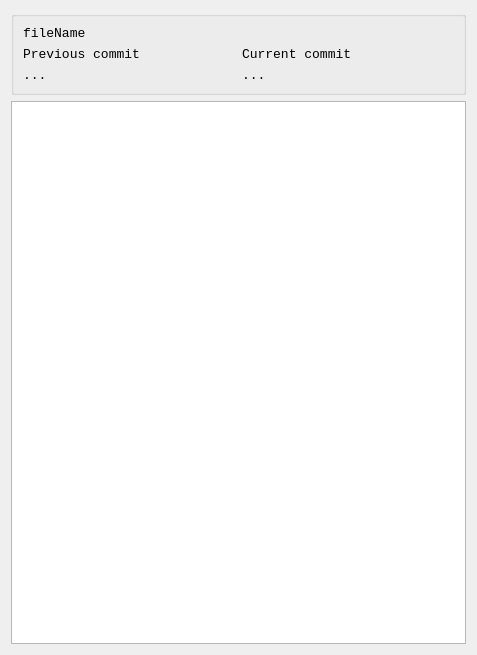
<?xml version="1.0" encoding="UTF-8"?>
<ui version="4.0">
 <class>DiffViewerWindow</class>
 <widget class="QWidget" name="DiffViewerWindow">
  <property name="geometry">
   <rect>
    <x>0</x>
    <y>0</y>
    <width>477</width>
    <height>655</height>
   </rect>
  </property>
  <property name="minimumSize">
   <size>
    <width>477</width>
    <height>655</height>
   </size>
  </property>
  <property name="windowTitle">
   <string>Form</string>
  </property>
  <layout class="QVBoxLayout" name="verticalLayout">
   <item>
    <widget class="QGroupBox" name="groupBox">
     <property name="sizePolicy">
      <sizepolicy hsizetype="Expanding" vsizetype="Preferred">
       <horstretch>0</horstretch>
       <verstretch>0</verstretch>
      </sizepolicy>
     </property>
     <property name="minimumSize">
      <size>
       <width>0</width>
       <height>80</height>
      </size>
     </property>
     <property name="title">
      <string/>
     </property>
     <layout class="QVBoxLayout" name="verticalLayout_2">
      <item>
       <layout class="QGridLayout" name="gridLayout">
        <item row="0" column="0" colspan="2">
         <widget class="QLabel" name="fileLabel">
          <property name="font">
           <font>
            <family>Courier New</family>
            <pointsize>10</pointsize>
           </font>
          </property>
          <property name="text">
           <string>fileName</string>
          </property>
          <property name="alignment">
           <set>Qt::AlignJustify|Qt::AlignVCenter</set>
          </property>
         </widget>
        </item>
        <item row="1" column="0">
         <widget class="QLabel" name="previousCommitLabel">
          <property name="font">
           <font>
            <family>Courier New</family>
            <pointsize>10</pointsize>
           </font>
          </property>
          <property name="text">
           <string>Previous commit</string>
          </property>
         </widget>
        </item>
        <item row="1" column="1">
         <widget class="QLabel" name="currentCommitLabel">
          <property name="font">
           <font>
            <family>Courier New</family>
            <pointsize>10</pointsize>
           </font>
          </property>
          <property name="layoutDirection">
           <enum>Qt::RightToLeft</enum>
          </property>
          <property name="text">
           <string>Current commit</string>
          </property>
         </widget>
        </item>
        <item row="2" column="0">
         <widget class="QLabel" name="previousCommitMetaLabel">
          <property name="font">
           <font>
            <family>Courier New</family>
            <pointsize>10</pointsize>
           </font>
          </property>
          <property name="text">
           <string>...</string>
          </property>
         </widget>
        </item>
        <item row="2" column="1">
         <widget class="QLabel" name="currentCommitMetaLabel">
          <property name="font">
           <font>
            <family>Courier New</family>
            <pointsize>10</pointsize>
           </font>
          </property>
          <property name="layoutDirection">
           <enum>Qt::RightToLeft</enum>
          </property>
          <property name="text">
           <string>...</string>
          </property>
         </widget>
        </item>
       </layout>
      </item>
     </layout>
    </widget>
   </item>
   <item>
    <widget class="QPlainTextEdit" name="ScriptPlainTextEdit">
     <property name="font">
      <font>
       <family>Courier New</family>
       <pointsize>10</pointsize>
      </font>
     </property>
    </widget>
   </item>
  </layout>
 </widget>
 <resources/>
 <connections/>
</ui>
